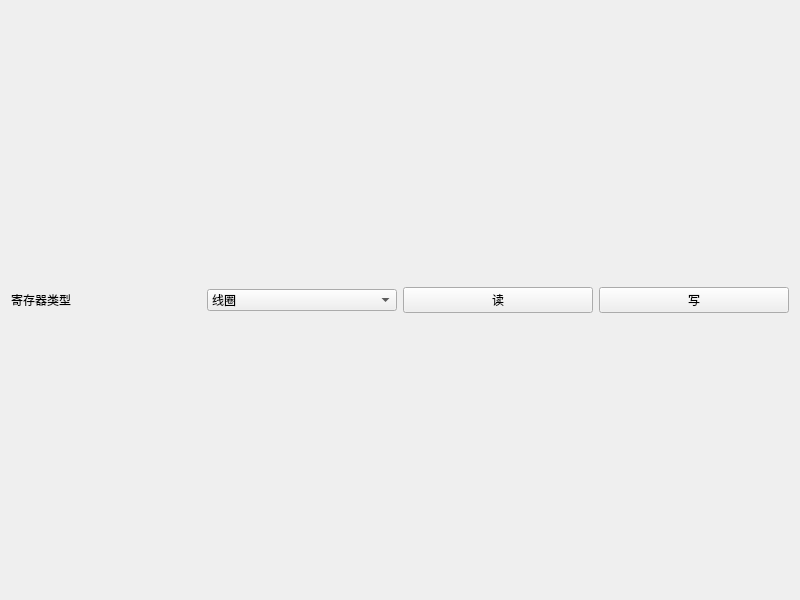
<?xml version="1.0" encoding="UTF-8"?>
<ui version="4.0">
 <class>Widget</class>
 <widget class="QWidget" name="Widget">
  <property name="geometry">
   <rect>
    <x>0</x>
    <y>0</y>
    <width>800</width>
    <height>600</height>
   </rect>
  </property>
  <property name="windowTitle">
   <string>Widget</string>
  </property>
  <layout class="QHBoxLayout" name="horizontalLayout">
   <item>
    <widget class="QLabel" name="label">
     <property name="text">
      <string>寄存器类型</string>
     </property>
    </widget>
   </item>
   <item>
    <widget class="QComboBox" name="typeComboBox">
     <item>
      <property name="text">
       <string>线圈</string>
      </property>
     </item>
     <item>
      <property name="text">
       <string>保持寄存器</string>
      </property>
     </item>
    </widget>
   </item>
   <item>
    <widget class="QPushButton" name="readBtn">
     <property name="text">
      <string>读</string>
     </property>
    </widget>
   </item>
   <item>
    <widget class="QPushButton" name="writeBtn">
     <property name="text">
      <string>写</string>
     </property>
    </widget>
   </item>
  </layout>
 </widget>
 <resources/>
 <connections/>
</ui>
